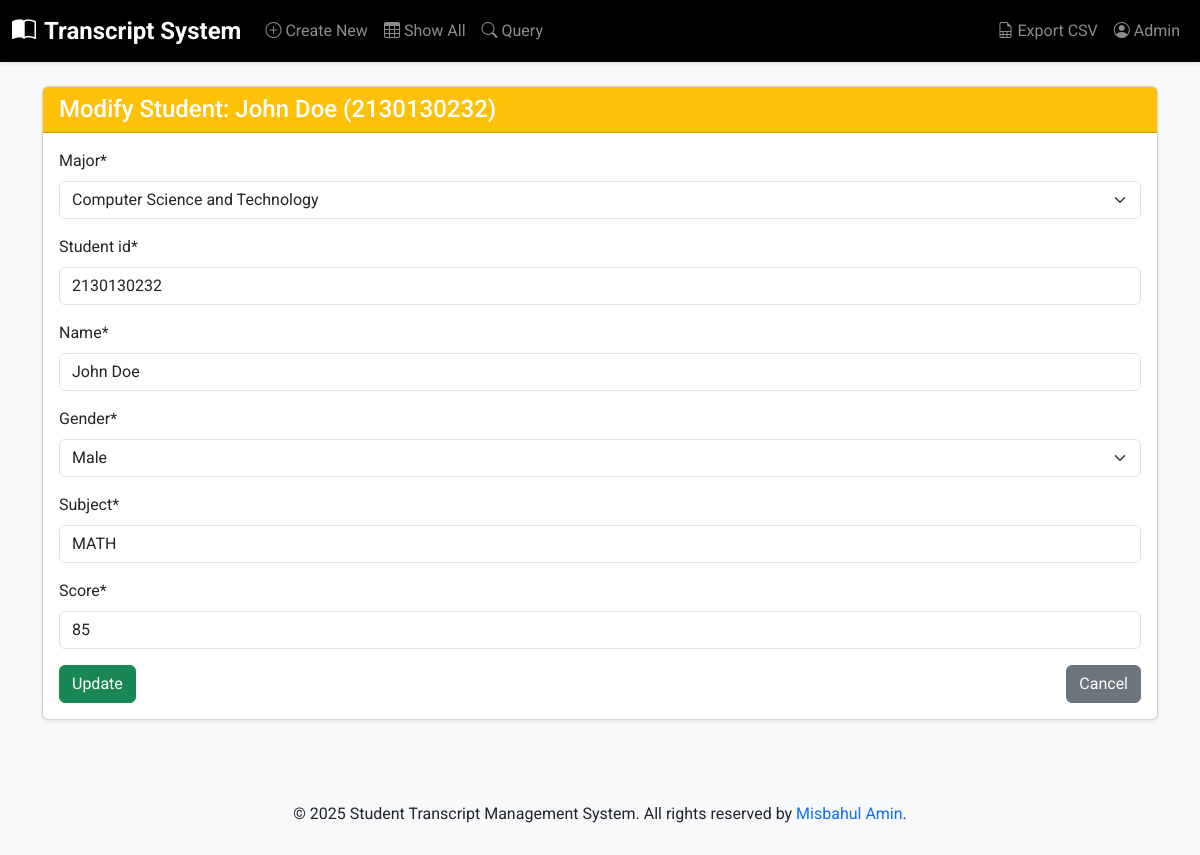
Screenshot of /modify/3/ with the database file from the repository.
### students/models.py (models this page shows, shortened)
class Student(models.Model):
    MAJOR_CHOICES = [
    ('CST', 'Computer Science and Technology'),
    ('SE', 'Software Engineering'),
    ('IT', 'Information Technology'),
    ('ECE', 'Electronics and Communication Engineering'),
    ('ME', 'Mechanical Engineering'),
    ('EE', 'Electrical Engineering'),
    ('CE', 'Civil Engineering'),
    ('AE', 'Aerospace Engineering'),
    ('BME', 'Biomedical Engineering'),
    ('CHE', 'Chemical Engineering'),
    ('ENV', 'Environmental Engineering'),
    ('DS', 'Data Science'),
    ('AI', 'Artificial Intelligence'),
    ('CY', 'Cybersecurity'),
    ('IS', 'Information Systems'),
    ('BT', 'Biotechnology'),
    ('PH', 'Physics'),
    ('CH', 'Chemistry'),
    ('MA', 'Mathematics'),
    ('ECO', 'Economics'),
]
    GENDER_CHOICES = [
        ('Male', 'Male'),
        ('Female', 'Female'),
        ('Other', 'Other'),
    ]
    major = models.CharField(max_length=50, choices=MAJOR_CHOICES)
    student_id = models.CharField(max_length=20, unique=True)
    name = models.CharField(max_length=100)
    gender = models.CharField(max_length=10, choices=GENDER_CHOICES)
    subject = models.CharField(max_length=100)
    score = models.PositiveIntegerField()

### students/views.py (the view)
# urls.py: path('modify/<int:pk>/', views.modify_student, name='modify_student'),
def modify_student(request, pk):
    student = get_object_or_404(Student, pk=pk)
    if request.method == 'POST':
        form = StudentForm(request.POST, instance=student)
        if form.is_valid():
            form.save()
            messages.success(request, 'Modification is successful!')
            return redirect('students:list_students')
    else:
        form = StudentForm(instance=student)
    return render(request, 'students/modify_student.html', {'form': form, 'student': student})

### students/forms.py
class StudentForm(forms.ModelForm):
    class Meta:
        model = Student
        fields = ['major', 'student_id', 'name', 'gender', 'subject', 'score']
        widgets = {
            'major': forms.Select(attrs={'class': 'form-control'}),
            'student_id': forms.TextInput(attrs={'class': 'form-control'}),
            'name': forms.TextInput(attrs={'class': 'form-control'}),
            'gender': forms.Select(attrs={'class': 'form-control'}),
            'subject': forms.TextInput(attrs={'class': 'form-control'}),
            'score': forms.NumberInput(attrs={'class': 'form-control'}),
        }
    def __init__(self, *args, **kwargs):
        super(StudentForm, self).__init__(*args, **kwargs)
        self.helper = FormHelper()
        self.helper.form_method = 'post'
        self.helper.add_input(Submit('submit', 'Submit'))

### templates/students/modify_student.html (shortened to what this page needs)
{% extends 'base.html' %}
{% load crispy_forms_tags %}
{% block content %}
<div class="card shadow-sm">
    <div class="card-header bg-warning text-white">
        <h4 class="mb-0">Modify Student: {{ student.name }} ({{ student.student_id }})</h4>
    </div>
    <div class="card-body">
        <form method="post">
            {{ form|crispy }}
            <div class="d-flex justify-content-between">
                <button type="submit" class="btn btn-success">Update</button>
                <a href="{% url 'students:list_students' %}" class="btn btn-secondary">Cancel</a>
            </div>
        </form>
    </div>
</div>
{% endblock %}

### static/css/styles.css (style rules this page uses)
body { background-color: #f8f9fa; font-family: 'Roboto', sans-serif; }
.btn-primary, .btn-success, .btn-warning { transition: background-color 0.3s, color 0.3s; }
.card { box-shadow: 0 4px 8px rgba(0, 0, 0, 0.1); }

### rows the page displays
Student: name "John Doe", student_id "2130130232", major "Computer Science and Technology", gender "Male", subject "MATH", score "85"
